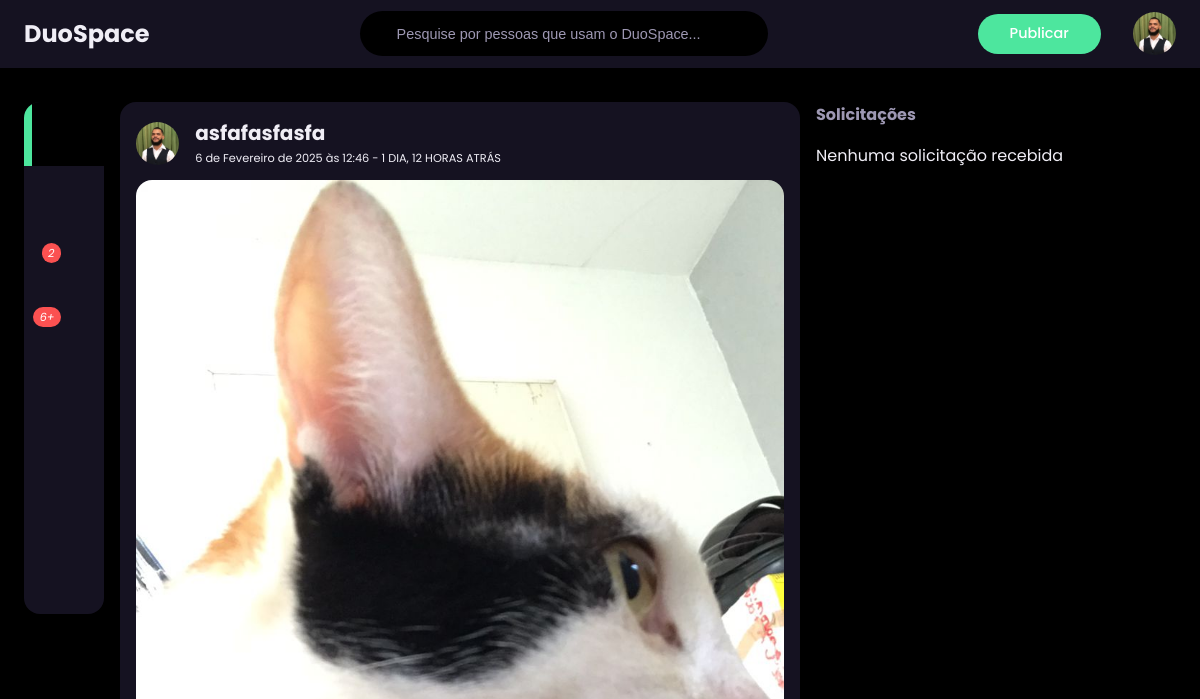
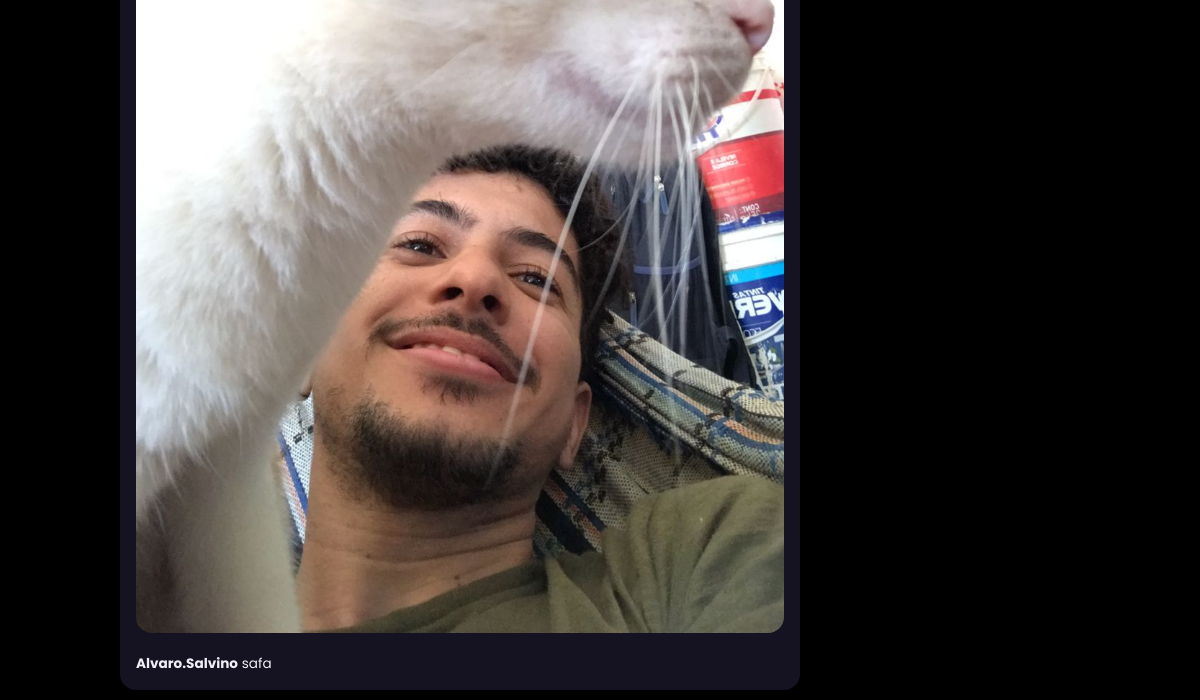
The page / (signed in) on the database as committed earlier (2 pictures, top to bottom).
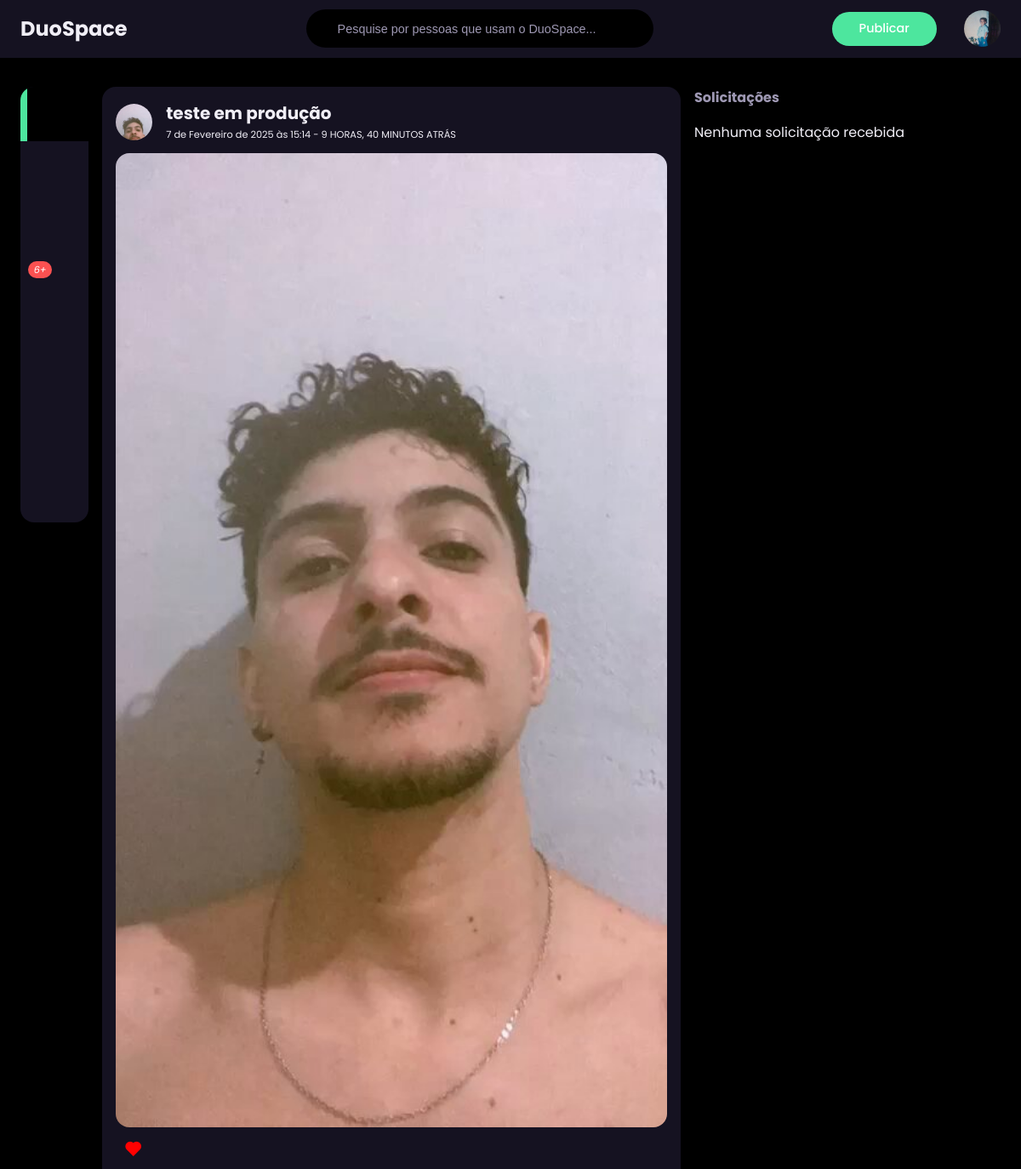
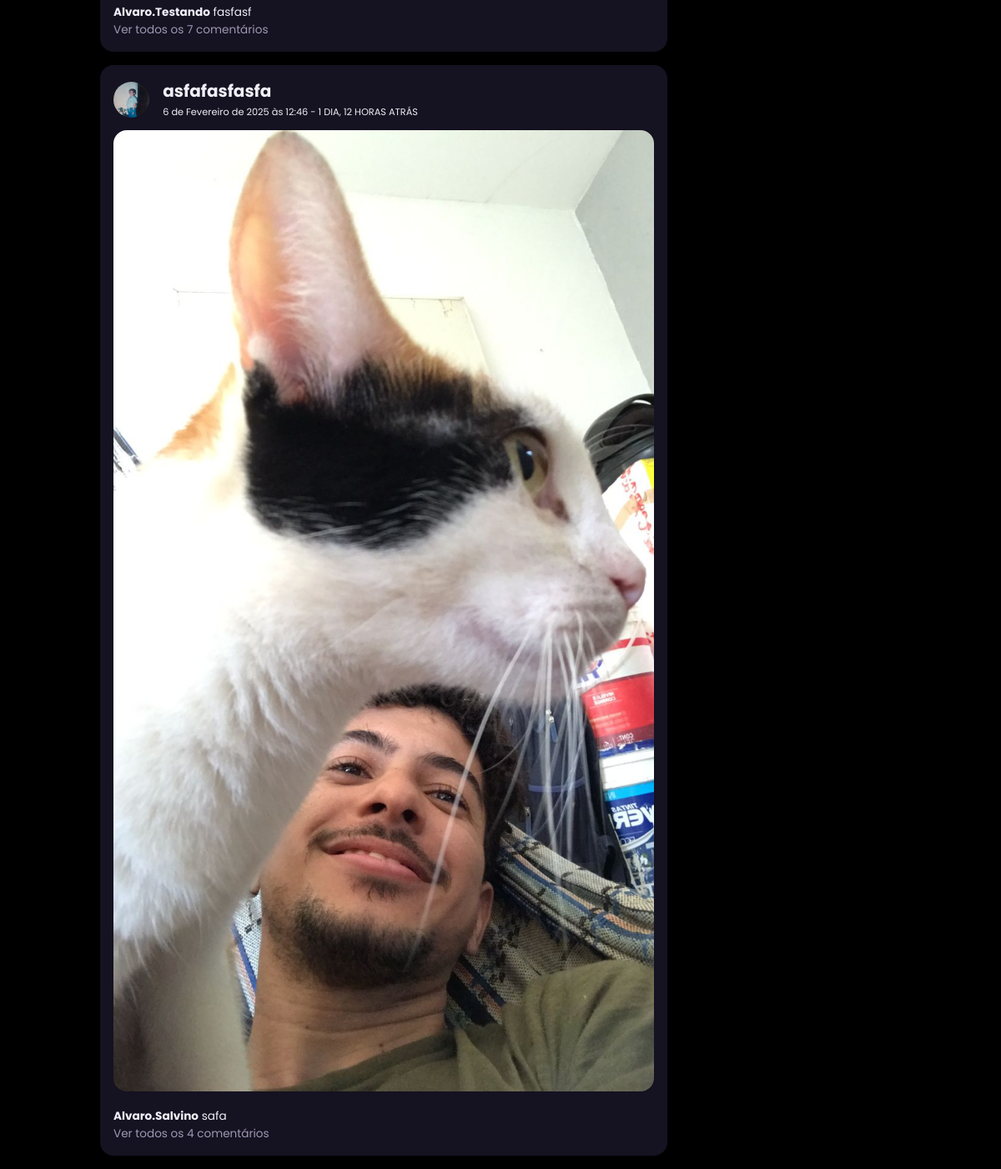
The same page on the database as committed later (2 pictures, top to bottom).
### perfil/models.py (models this page shows, shortened)
class Perfil(models.Model):
    nome = models.CharField(max_length=255, null=False)
    telefone = models.CharField(max_length=15, null= False)
    imagem_perfil = models.ImageField(null=True, blank=True, upload_to='fotoPerfil/')
    imagem_capa = models.ImageField(null=True, blank=True, upload_to='fotocapa/')
    fonte = models.CharField(max_length=10, default='fonte-3')
    cor = models.CharField(max_length=10, default='cor-1')
    background = models.CharField(max_length=10, default='light')
    contatos = models.ManyToManyField('self')
    usuario = models.OneToOneField(User, related_name='perfil', on_delete=models.CASCADE)

class Post(models.Model):
    titulo = models.CharField(max_length=250)
    text = models.TextField()
    data_postagem = models.DateTimeField(auto_now=True)
    perfil = models.ForeignKey(Perfil, on_delete=models.CASCADE, related_name='posts')
    imagem = models.ImageField(null=True, blank=True, upload_to='postagem/')

### vitrine/views.py (the view)
# urls.py: path('', index, name='index'),
@login_required(login_url='login')
def index(request):
    user = request.user
    perfil = get_object_or_404(Perfil, usuario=user)
    notificacoes = Notificacao.objects.filter(perfil_notificado=perfil).order_by('-data_criacao')
    context = {
        'active_home': 'active',
        'perfis': Perfil.objects.all(),
        'perfil_logado': perfil,
        'cor': perfil.cor,
        'fonte': perfil.fonte,
        'background': perfil.background,
        'notificacoes':notificacoes,
    }
    timeline = selecionar_posts(request)
    for post in timeline:
        post.tempo_decorrido = timesince(post.data_postagem)
        post.curtido = Curtida.objects.filter(perfil=perfil, post=post).exists()  # Verifica se foi curtido
    paginator = Paginator(timeline, 15)
    page = request.GET.get('pagina')
    try:
        context['timeline'] = paginator.page(page)
    except Exception:
        context['timeline'] = paginator.page(1)
        if page is not None:
            messages.add_message(request, messages.INFO, 'A página {} não existe'.format(page))
    if request.method == "POST":
        if 'imagem_perfil' in request.FILES:
            perfil.imagem_perfil = request.FILES['imagem_perfil']
            perfil.save()
    return render(request, 'index.html', context)

### vitrine/views.py (called while the page is built)
def selecionar_posts(request):
    perfil_logado = request.user.perfil
    amigos = perfil_logado.contatos.all()
    posts = list(perfil_logado.posts.all())  # Adiciona os posts do próprio usuário
    for amigo in amigos:
        posts.extend(list(amigo.posts.all()))
    posts.sort(key=lambda x: x.data_postagem, reverse=True)
    return posts

def numero_notificacoes(request):
    if request.user.is_authenticated:
        perfil = request.user.perfil
        notificacoes_nao_lidas = Notificacao.objects.filter(perfil_notificado=perfil, lida=False).count()
    else:
        notificacoes_nao_lidas = 0
    return {'notificacoes_nao_lidas': notificacoes_nao_lidas}

### core/templates/index.html (shortened to what this page needs)
{% extends 'base/base.html' %}
{% load static %}
{% block styles %}
<link rel="stylesheet" href="{% static 'assets/css/index.css' %}">
{% endblock %}
{% block content %}
<div class="feeds">
    {% if timeline %}
    {% for post in timeline %}
    <div class="feed">
        <div class="head">
            <div class="user">
                <div class="profile-photo">
                    <img src="{% if post.perfil.imagem_perfil %} /images/{{ post.perfil.imagem_perfil }} {% else %} {% static '/assets/images/img/user.png' %} {% endif %}"
                        alt="Usuário">
                </div>
                <div class="ingo">
                    <h3>{{ post.titulo }}</h3>
                    <small>{{ post.data_postagem }} - <span class="capitalise">{{ post.tempo_decorrido }}
                            atrás</span></small>
                </div>
            </div>
        </div>
        <div class="photo">
            {% if post.imagem %}
            <img src="/images/{{ post.imagem }}" alt="Post imagem">
            {% endif %}
        </div>
        <div class="action-buttons">
            <div class="interaction-buttons">
                <span class="like-button" data-post-id="{{ post.id }}" style="cursor: pointer;">
                    {% if post.curtido %}
                    <span><i class='bx bxs-heart' style='color:#ff0101'></i></span>
                    {% else %}
                    <span><i class="uil uil-heart"></i></span>
                    {% endif %}
                </span>
            </div>
        </div>
        <div class="caption">
            <p><b>{{ post.perfil.nome }}</b> {{ post.text }}
        </div>
        {% if post.comentarios.count == 1 %}
        <div class="comments text-muted">
            Ver {{ post.comentarios.count }} comentário
        </div>
        {% elif post.comentarios.count > 1 %}
        <div class="comments text-muted">
            Ver todos os {{ post.comentarios.count }} comentários
        </div>
        {% endif %}
    </div>
    {% endfor %}
    {% endif %}
</div>
{% endblock %}

### core/templates/base/base.html (shortened to what this page needs)
{% load static %}
<!DOCTYPE html>
<html lang="pt-br" style="
{% if background == 'light' %}
--light-colour-lightness: 100%; --white-colour-lightness: 100%; --dark-colour-lightness: 15%;
{% elif background == 'dim' %}
--light-colour-lightness: 15%; --white-colour-lightness: 20%; --dark-colour-lightness: 95%;
{% else %}
--light-colour-lightness: 0%; --white-colour-lightness: 10%; --dark-colour-lightness: 95%;
{% endif %}
{% if fonte == 'fonte-1' %}
----sticky-top-left: 5.4rem; ----sticky-top-right: 5.4rem; font-size: 10px;
{% elif fonte == 'fonte-2' %}
----sticky-top-left: 5.4rem; ----sticky-top-right: -7rem; font-size: 13px;
{% elif fonte == 'fonte-3' %}
----sticky-top-left: -2rem; ----sticky-top-right: -17rem; font-size: 16px;
{% elif fonte == 'fonte-4' %}
----sticky-top-left: -5rem; ----sticky-top-right: -25rem; font-size: 19px;
{% else %}
----sticky-top-left: -12rem; ----sticky-top-right: -35rem; font-size: 22px;
{% endif %}
{% if cor == 'cor-1' %}
--primary-colour-hue: 252;
{% elif cor == 'cor-2' %}
--primary-colour-hue: 52;
{% elif cor == 'cor-3' %}
--primary-colour-hue: 352;
{% elif cor == 'cor-4' %}
--primary-colour-hue: 152;
{% else %}
--primary-colour-hue: 202;
{% endif %}
;">
<head>
    {% block styles %}
    {% endblock %}
    <link rel="stylesheet" href="{% static 'assets/css/style.css' %}">
    <link rel="stylesheet" href="https://unicons.iconscout.com/release/v2.1.6/css/unicons.css">
    <link href='https://unpkg.com/boxicons@2.1.4/css/boxicons.min.css' rel='stylesheet'>
</head>
<body>
    <nav>
        <div class="container">
            <div class="logo">
                <a href="{% url 'index' %}" id="link-logo">
                    <h2 class="log">
                        DuoSpace
                    </h2>
                </a>
            </div>
            <form method="POST" action="{% url 'buscar_usuario' %}" class="search-bar">
                <input type="search" name="busca" placeholder="Pesquise por pessoas que usam o DuoSpace...">
            </form>
            <div class="create">
                <label class="btn btn-primary" for="create post" id="open-post-modal">Publicar</label>
                <form action="" method="post" enctype="multipart/form-data" id="upload-avatar">
                    <div for="imagem_perfil" class="profile-photo">
                        <label for="imagem_perfil">
                            <img src="{% if perfil_logado.imagem_perfil %}/images/{{ perfil_logado.imagem_perfil }}{% else %}{% static 'assets/images/img/user.png' %}{% endif %}"
                                alt="Foto de perfil" id="preview-imagem" style="cursor: pointer;">
                        </label>
                    </div>
                </form>
            </div>
        </div>
    </nav>
    <main>
        <div class="container">
            <div class="left">
                <div class="sidebar">
                    <a class="menu-item {{active_home}}" href="{% url 'index' %}" id="home">
                        <span></span>
                    </a>
                    <a class="menu-item">
                        <span></span>
                    </a>
                    <a class="menu-item" id="notifications">
                        <span><i class="uil uil-bell">{% if notificacoes_nao_lidas > 0 %}<small class="notification-count">{{ notificacoes_nao_lidas }}{% elif notificacoes_nao_lidas > 9 %}9+{% endif %}</small></i></span>
                    </a>
                    <a class="menu-item" id="messages-notification">
                        <span><i class="uil uil-envelope"><small class="notification-count">6+</small></i></span>
                    </a>
                    <a class="menu-item">
                        <span></span>
                    </a>
                    <a class="menu-item">
                        <span></span>
                    </a>
                    <a class="menu-item" id="theme">
                        <span></span>
                    </a>
                    <a class="menu-item">
                        <span></span>
                    </a>
                </div>
            </div>
            <div class="middle">
                {% block content %}
                {% endblock %}
            </div>
            <div class="right">
                <div class="friend-requests">
                    <h4>Solicitações</h4>
                    {% if perfil_logado.convites_recebidos.all %}
                    {% for convite in perfil_logado.convites_recebidos.all %}
                    <div class="request">
                        <div class="info">
                            <div class="profile-photo">
                                <img src="{{ convite.solicitante.imagem_perfilURL }}" alt="#">
                            </div>
                            <div>
                                <h5>{{ convite.solicitante.nome }}</h5>
                                <p class="text-muted">
                                    8 mutual friends
                                </p>
                            </div>
                        </div>
                        <div class="action">
                            <a href="/perfil/{{ convite.id }}/aceitar" class="btn btn-primary">
                                Aceitar
                            </a>
                            <a href="/perfil/{{ convite.id }}/rejeitar" class="btn btn-light">
                                Rejeitar
                            </a>
                        </div>
                    </div>
                    {% endfor %}
                    {% else %}
                    <p class="px-2 py-3 text-center">Nenhuma solicitação recebida</p>
                    {% endif %}
                </div>
            </div>
        </div>
    </main>
</body>
</html>

### core/static/assets/css/index.css (style rules this page uses)
.like-button { z-index: 999; }
@media (min-width: 1200px) { .head .user { display: flex; flex-direction: row; align-items: center; } }
@media (min-width: 1200px) { .head .user h3 { font-size: 20px; } }
@media (min-width: 1200px) { .action-buttons { display: flex; justify-content: flex-start; } }

Rows that differ between the two databases and show on the page:
changed Perfil: imagem_perfil: a different picture
added Post: perfil.imagem_perfil (picture), titulo "teste em produção", data_postagem "7 de Fevereiro de 2025 às 15:14", tempo_decorrido "9 HORAS, 40 MINUTOS", imagem (picture), perfil.nome "Alvaro.Testando", text "fasfasf", comentarios.count "7"
changed through a linked row, Post "asfafasfasfa": perfil.imagem_perfil: a different picture; comentarios.count (not shown) → "4"
Other text that changed with them:
{{ notificacoes_nao_lidas }}: "2" → (not shown)
